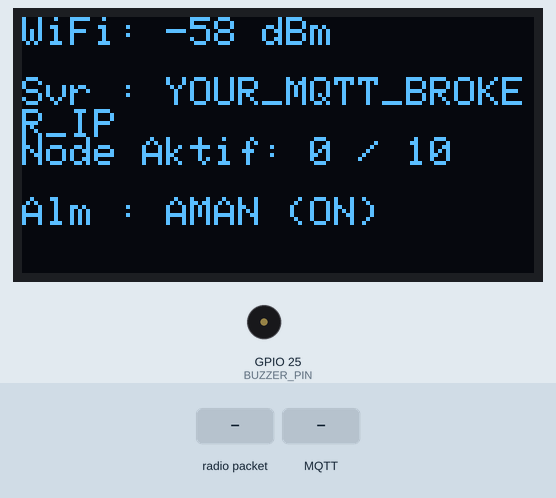
This sketch was run on a simulated ESP32. Parts: 128×64 one-colour display, buzzer (waves = sounding). Inputs (shaded band) come from the test bench. WiFi joins after 1.5 s; servers stay silent unless stated; random numbers use the default seed unless the sketch sets one; no radio packets arrive unless stated; no MQTT or app messages arrive unless stated; what the sketch prints to the serial monitor is not drawn.

Above: at 2.8 s.
2.9 s: radio packet "EMERGENCY_BLOOD" arrives
At 4.3 s:
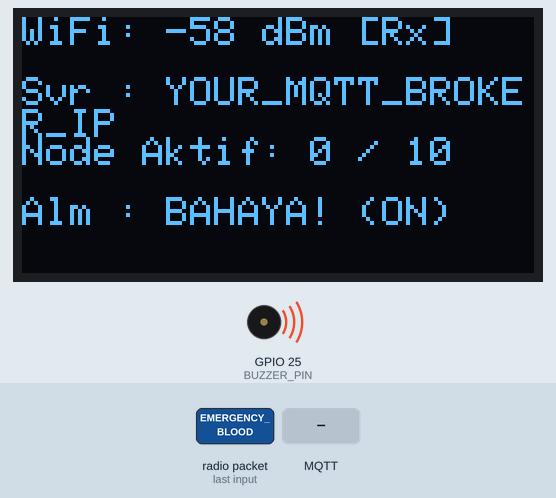
5.9 s: MQTT message "MUTE_BUZZER" arrives on the second subscribed topic
At 7.9 s:
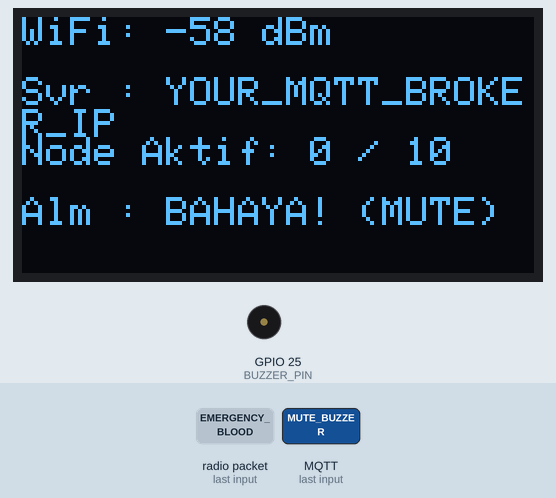
8.2 s: radio packet "MUTE_BUZZER" arrives
At 9.5 s:
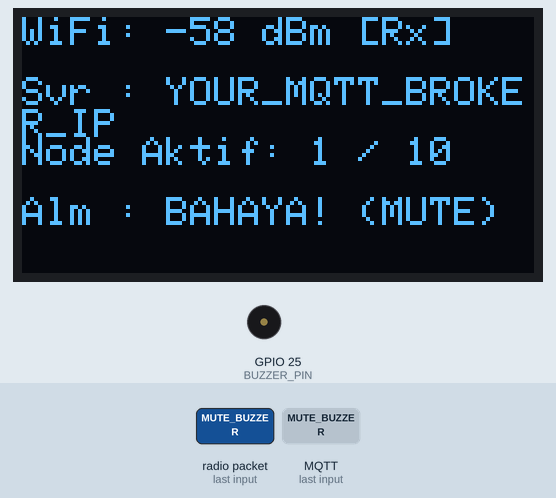
11.2 s: MQTT message "ALARM_OFF" arrives on the second subscribed topic
At 12.9 s:
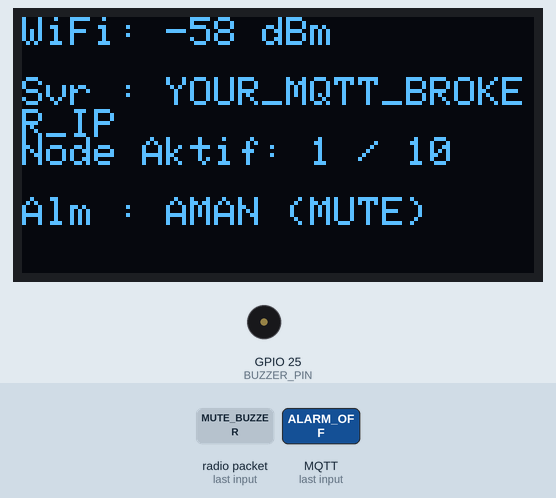
13.2 s: radio packet "UNMUTE_BUZZER" arrives
At 14.7 s:
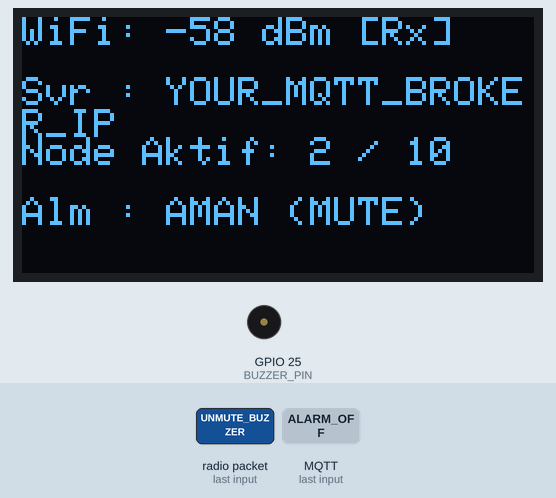
16.2 s: radio packet "ALARM_ON" arrives
At 19.9 s:
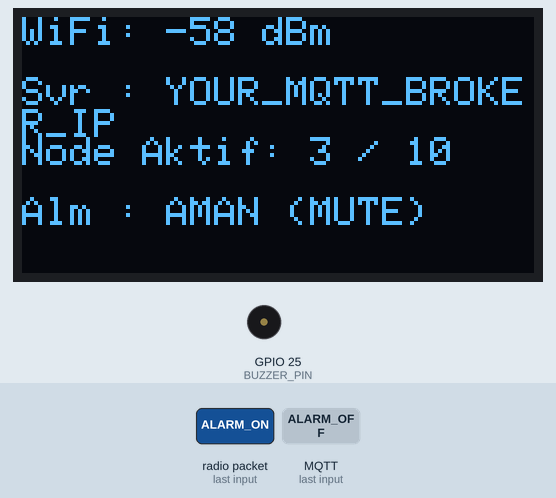
Timing chart, 0 to 20.2 s (numbered marks = the images above; inputs shaded):
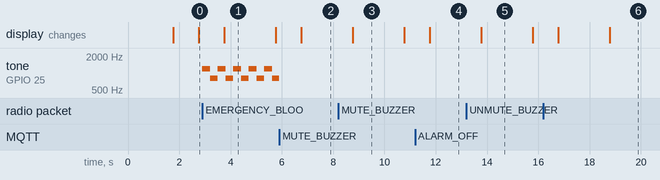

Measured:
- after the input at 2.9 s, tone on GPIO 25 (BUZZER_PIN): alternates 1200 Hz for 0.30 s and 800 Hz for 0.30 s, starting at once; the display: changes after 0.86 s (image 1)
- after the input at 5.9 s, the display: changes after 0.87 s (image 2)
- after the input at 8.2 s, the display: changes after 0.57 s (image 3)
- after the input at 11.2 s, the display: changes after 0.57 s (image 4)
- after the input at 13.2 s, the display: changes after 0.57 s (image 5)
- after the input at 16.2 s, the display: first changes after 0.58 s (image 6 shows a later state)
- what the display in image 1 shows lasts 2.0 s, from 3.8 s to 5.8 s

The sketch:

firmware_gateway.ino
```cpp
#include <WiFi.h>
#include <PubSubClient.h>
#include <LoRa.h>
#include <SPI.h>
#include <ArduinoJson.h>
#include <esp_task_wdt.h>
#include <Wire.h>
#include <Adafruit_GFX.h>
#include <Adafruit_SSD1306.h>

// ================= 1. KONFIGURASI JARINGAN =================
const char* ssid        = "YOUR_WIFI_SSID";
const char* password    = "YOUR_WIFI_PASSWORD";
const char* mqtt_server = "YOUR_MQTT_BROKER_IP";
const int mqtt_port     = 1883;
const char* mqtt_user   = "YOUR_MQTT_USER";
const char* mqtt_password = "YOUR_MQTT_PASSWORD";

// ================= 2. DEFINISI PIN & PERANGKAT =================
#define LORA_SCK 18
#define LORA_MISO 19
#define LORA_MOSI 23
#define LORA_SS 5
#define LORA_RST 14
#define LORA_DIO0 2

#define SCREEN_WIDTH 128
#define SCREEN_HEIGHT 64
Adafruit_SSD1306 display(SCREEN_WIDTH, SCREEN_HEIGHT, &Wire, -1);

#define BUZZER_PIN 25

// ================= 3. INISIALISASI OBJEK & VARIABEL GLOBAL =================
WiFiClient espClient;
PubSubClient mqttClient(espClient);

int gatewayAlarmLevel = 0;
bool buzzerMuted      = false;
unsigned long buzzerTimer = 0;
bool buzzerState      = false;
unsigned long alarmStartTime = 0;

const int MAX_NODES = 10;
String activeSNs[MAX_NODES];
unsigned long lastSeen[MAX_NODES];
int totalActiveNodes = 0;

unsigned long lastOledUpdate = 0;
unsigned long lastPacketRx   = 0;

// ================= 4. FUNGSI PEMBANTU =================
String getValue(String data, char separator, int index) {
  int found = 0;
  int strIndex[] = {0, -1};
  int maxIndex = data.length() - 1;
  for (int i = 0; i <= maxIndex && found <= index; i++) {
    if (data.charAt(i) == separator || i == maxIndex) {
      found++;
      strIndex[0] = strIndex[1] + 1;
      strIndex[1] = (i == maxIndex) ? i + 1 : i;
    }
  }
  return found > index ? data.substring(strIndex[0], strIndex[1]) : "";
}

void updateActiveNodesCounter(String sn) {
  bool found = false;
  for (int i = 0; i < MAX_NODES; i++) {
    if (activeSNs[i] == sn) {
      lastSeen[i] = millis();
      found = true;
      break;
    }
  }

  if (!found) {
    for (int i = 0; i < MAX_NODES; i++) {
      if (activeSNs[i] == "") {
        activeSNs[i] = sn;
        lastSeen[i] = millis();
        break;
      }
    }
  }
}

void checkNodeTimeouts() {
  int count = 0;
  unsigned long currentMillis = millis();

  for (int i = 0; i < MAX_NODES; i++) {
    if (activeSNs[i] != "") {
      if (currentMillis - lastSeen[i] > 30000) {
        Serial.println("[TIMEOUT] Node " + activeSNs[i] + " kehilangan koneksi LoRa (Offline)!");

        StaticJsonDocument<128> doc;
        doc["device_sn"] = activeSNs[i];
        doc["status"] = "DEVICE_OFFLINE";
        char buffer[128];
        serializeJson(doc, buffer);

        String emergencyTopic = "infucare/emergency/" + activeSNs[i];
        mqttClient.publish(emergencyTopic.c_str(), buffer);

        activeSNs[i] = "";
      } else {
        count++;
      }
    }
  }
  totalActiveNodes = count;
}

// ================= 5. KONEKSI & CALLBACK MQTT =================
void setup_wifi() {
  Serial.println();
  Serial.print("[WIFI] Mencari jaringan: ");
  Serial.println(ssid);

  WiFi.begin(ssid, password);

  while (WiFi.status() != WL_CONNECTED) {
    delay(500);
    Serial.print(".");
  }

  Serial.println("\n[WIFI] BERHASIL TERSAMBUNG!");
  Serial.print("[WIFI] Alamat IP: ");
  Serial.println(WiFi.localIP());
}

void mqttCallback(char* topic, byte* payload, unsigned int length) {
  String incomingMsg;
  for (int i = 0; i < length; i++) {
    incomingMsg += (char)payload[i];
  }
  String topicStr = String(topic);

  // A. KONTROL GATEWAY LOKAL
  if (topicStr == "infucare/gateway/control") {
    if (incomingMsg == "MUTE_BUZZER") {
      buzzerMuted = true;
      digitalWrite(BUZZER_PIN, LOW);
    } else if (incomingMsg == "UNMUTE_BUZZER") {
      buzzerMuted = false;
    } else if (incomingMsg == "ALARM_ON") {
      gatewayAlarmLevel = 2;
      alarmStartTime = millis();
    } else if (incomingMsg == "ALARM_OFF") {
      gatewayAlarmLevel = 0;
      digitalWrite(BUZZER_PIN, LOW);
    }
  }
  // B. KONTROL ALAT PASIEN, Teruskan via LoRa
  else if (topicStr.startsWith("infucare/command/")) {
    LoRa.beginPacket();
    LoRa.print(incomingMsg);
    LoRa.endPacket();
    Serial.printf("[GTW TX] Forward Perintah Web ke Node: %s\n", incomingMsg.c_str());
  }
}

void reconnectMQTT() {
  while (!mqttClient.connected()) {
    Serial.print("[MQTT] Menghubungkan ke broker...");
    String clientId = "InfuCare_Gateway_" + String(random(0xffff), HEX);

    String willTopic = "infucare/gateway/status";
    String willMessage = "{\"gateway_id\":\"" + clientId + "\", \"status\":\"OFFLINE\"}";

    if (mqttClient.connect(clientId.c_str(), mqtt_user, mqtt_password, willTopic.c_str(), 1, false, willMessage.c_str())) {
      Serial.println(" BERHASIL!");

      mqttClient.publish("infucare/gateway/status", "{\"status\":\"ONLINE\"}");

      mqttClient.subscribe("infucare/command/+");
      mqttClient.subscribe("infucare/gateway/control");
    } else {
      Serial.print(" GAGAL, rc=");
      Serial.print(mqttClient.state());
      Serial.println(" Coba lagi dalam 3 detik.");
      delay(3000);
    }
  }
}

// ================= 6. SETUP =================
void setup() {
  Serial.begin(115200);

  Serial.println("\n\n===============================");
  Serial.println("[SYSTEM] Booting Gateway Dimulai!");
  Serial.println("===============================\n");

  pinMode(BUZZER_PIN, OUTPUT);
  digitalWrite(BUZZER_PIN, LOW);

  Wire.begin(21, 22);
  display.begin(SSD1306_SWITCHCAPVCC, 0x3C);
  display.clearDisplay();
  display.setTextColor(WHITE);
  display.setCursor(0, 20);
  display.println("Booting Gateway...");
  display.display();

  setup_wifi();
  mqttClient.setServer(mqtt_server, mqtt_port);
  mqttClient.setCallback(mqttCallback);

  SPI.begin(LORA_SCK, LORA_MISO, LORA_MOSI, LORA_SS);
  LoRa.setPins(LORA_SS, LORA_RST, LORA_DIO0);
  if (!LoRa.begin(433E6)) {
    display.clearDisplay();
    display.setCursor(0, 20);
    display.println("ERROR: LoRa GAGAL!");
    display.display();
    while (1);
  }
  LoRa.enableCrc();

  digitalWrite(BUZZER_PIN, HIGH);
  delay(100);
  digitalWrite(BUZZER_PIN, LOW);
}

// ================= 7. LOOP UTAMA =================
void loop() {
  if (WiFi.status() != WL_CONNECTED) setup_wifi();
  if (!mqttClient.connected()) reconnectMQTT();
  mqttClient.loop();

  // --- A. BACA PAKET LORA MASUK DARI NODE ---
  int packetSize = LoRa.parsePacket();
  if (packetSize) {
    lastPacketRx = millis();
    String incomingCSV = "";
    while (LoRa.available()) {
      incomingCSV += (char)LoRa.read();
    }
    int rssi = LoRa.packetRssi();

    // 1. INTERSEPSI PAKET DARURAT DARAH (KRITIS)
    if (incomingCSV.indexOf("EMERGENCY_BLOOD") >= 0) {
      String sn = getValue(incomingCSV, ',', 0);
      Serial.println("[BAHAYA] Menerima Paket Darurat Darah: " + sn);

      gatewayAlarmLevel = 2;
      alarmStartTime = millis();

      StaticJsonDocument<128> emgDoc;
      emgDoc["device_sn"] = sn;
      emgDoc["status"] = "EMERGENCY_BLOOD";
      char emgBuffer[128];
      serializeJson(emgDoc, emgBuffer);
      mqttClient.publish(("infucare/emergency/" + sn).c_str(), emgBuffer);
      return;
    }

    // 1B. INTERSEPSI PAKET CAIRAN MENIPIS (WARNING)
    if (incomingCSV.indexOf("WARNING_EMPTY") >= 0) {
      String sn = getValue(incomingCSV, ',', 0);
      Serial.println("[PERHATIAN] Cairan menipis pada Node: " + sn);

      if (gatewayAlarmLevel < 2) {
        gatewayAlarmLevel = 1;
        alarmStartTime = millis();
      }
      return;
    }

    String sn      = getValue(incomingCSV, ',', 0);
    float berat    = getValue(incomingCSV, ',', 1).toFloat();
    int tpm        = getValue(incomingCSV, ',', 2).toInt();
    int greenFreq  = getValue(incomingCSV, ',', 3).toInt();
    int baterai    = getValue(incomingCSV, ',', 4).toInt();
    float suhuNode = getValue(incomingCSV, ',', 5).toFloat();
    int sesiAktif  = getValue(incomingCSV, ',', 6).toInt();

    if (sn.length() > 0) {
      updateActiveNodesCounter(sn);

      StaticJsonDocument<256> doc;
      doc["device_sn"]       = sn;
      doc["weight_gram"]     = berat;
      doc["tpm"]             = tpm;
      doc["blood_raw_value"] = greenFreq;
      doc["battery_pct"]     = baterai;
      doc["signal_dbm"]      = rssi;
      doc["internal_temp"]   = suhuNode;
      doc["session_active"]  = (sesiAktif == 1);
      doc["uptime_seconds"]  = millis() / 1000;

      char jsonBuffer[256];
      serializeJson(doc, jsonBuffer);
      String topic = "infucare/telemetry/" + sn;
      mqttClient.publish(topic.c_str(), jsonBuffer);

      Serial.printf("[GTW RX] Telemetri diteruskan ke Web: %s\n", sn.c_str());
      Serial.println("Data: " + String(jsonBuffer));
    }
  }

  // --- B. PENGECEKAN TIMEOUT LORA (NODE OFFLINE) ---
  checkNodeTimeouts();

  // --- C. MANAJEMEN BUZZER GATEWAY (DUAL-TONE) ---
  if (gatewayAlarmLevel > 0 && !buzzerMuted) {

    // NADA LEVEL 2: KRITIS DARAH
    if (gatewayAlarmLevel == 2) {
      if (millis() - buzzerTimer > 300) {
        buzzerState = !buzzerState;
        if (buzzerState) tone(BUZZER_PIN, 1200);
        else tone(BUZZER_PIN, 800);
        buzzerTimer = millis();
      }
    }
    // NADA LEVEL 1: CAIRAN MENIPIS (Beep Santai)
    else if (gatewayAlarmLevel == 1) {
      if (millis() - buzzerTimer > 1000) {
        buzzerState = !buzzerState;
        if (buzzerState) tone(BUZZER_PIN, 800);
        else noTone(BUZZER_PIN);
        buzzerTimer = millis();
      }
    }

    // LOGIKA AUTO-OFF
    if (millis() - alarmStartTime > 30000) {
      gatewayAlarmLevel = 0;
      noTone(BUZZER_PIN);
      digitalWrite(BUZZER_PIN, LOW);
      Serial.println("[INFO] Alarm Gateway dihentikan otomatis (Timeout).");
    }

  } else {
    noTone(BUZZER_PIN);
    digitalWrite(BUZZER_PIN, LOW);
  }

  // --- D. UPDATE UI OLED ---
  if (millis() - lastOledUpdate > 1000) {
    lastOledUpdate = millis();

    String rxStatus = (millis() - lastPacketRx < 2000) ? "[Rx]" : "    ";

    display.clearDisplay();
    display.setCursor(0, 0);
    display.printf("WiFi: %d dBm %s\n", WiFi.RSSI(), rxStatus.c_str());

    display.setCursor(0, 15);
    display.printf("Svr : %s\n", mqtt_server);

    display.setCursor(0, 30);
    display.printf("Node Aktif: %d / %d\n", totalActiveNodes, MAX_NODES);

    display.setCursor(0, 45);
    String almText = (gatewayAlarmLevel > 0) ? "BAHAYA!" : "AMAN";
    String buzText = buzzerMuted ? "MUTE" : "ON";
    display.printf("Alm : %s (%s)\n", almText.c_str(), buzText.c_str());

    display.display();
  }
}
```
